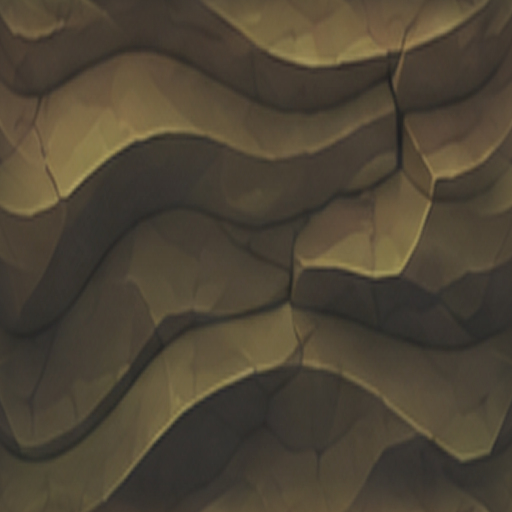
#> input picture TilesetExperiment/IMG_9471_BaseColor.png, 512 x 512 px; its folder holds 6 pictures in this run
$ python variants.py
#> lines starting #> are read from the running program, lines starting #| are printed output that depends on the picture
"""崖壁变体处理（负责人 2026-11-13）：TilesetExperiment/Variants_GPT/<套>/<尺寸>_v<n>.png → processed/<尺寸>_v<n>_BaseColor.png、_Normal.png。

每张：取中间挖空区域 → 颜色均值 / 方差对齐基础块 → 外圈 BAND px 渐变成基础块（和任何邻块无缝）→
按 67% 流程算高度（周期）→ 周期域贪心插点三角化求面法线 → 法线外圈同样渐变成基础块法线。
最后输出一张 8×3 格的墙（基础块 + 变体混铺）和只有基础块的墙并排对比：processed/preview.png。

用法：python variants.py [套名…]   （默认三套；需要 numpy、pillow、scipy）
"""
import sys
from pathlib import Path
import numpy as np
from PIL import Image
from scipy.spatial import Delaunay

REPO = Path(__file__).resolve().parents[2]
X = REPO / 'TilesetExperiment'
C = 512
BAND = 56
SETS = {'Swamp_OliveStrata': ('IMG_9471_BaseColor.png', 'IMG_9471_Normal_Periodic512.png'),
        'Forest_RustCrag': ('Redo/Forest_Cliff_BaseColor.png', 'Redo/Forest_Cliff_Normal_Periodic512.png'),
        'Human_Limestone': ('IMG_9485_BaseColor.png', 'IMG_9485_Normal_Periodic512.png')}
SIZES = {'2x1': (2, 1), '1x2': (1, 2), '2x2': (2, 2)}
W9 = [.051, .0918, .12245, .1531, .1633, .1531, .12245, .0918, .051]
q8 = lambda a: np.rint(np.clip(a, 0, 1) * 255) / 255

# [53 lines left out: functions height67, facet_normals, band_weight, not called in this run]

def load(p): return np.asarray(Image.open(p).convert('RGB'), float) / 255

def process(name):
    cpath, npath = SETS[name]
    base = load(X / cpath); bn = load(X / npath) * 2 - 1
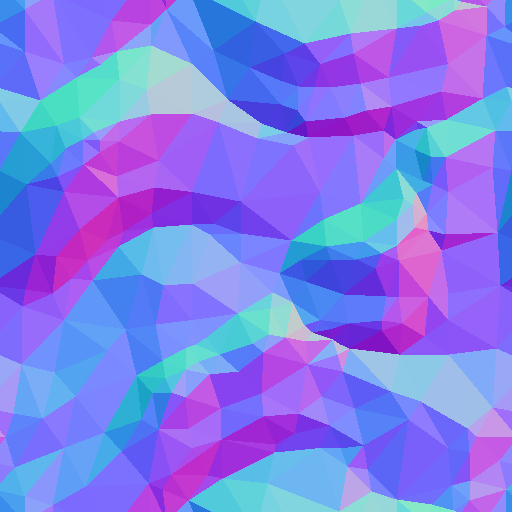
#> input picture TilesetExperiment/IMG_9471_Normal_Periodic512.png, 512 x 512 px
    d = X / 'Variants_GPT' / name; out = d / 'processed'; out.mkdir(exist_ok=True)
    made = {}
    for f in sorted(d.glob('*_v*.png')):
        size, ver = f.stem.split('_')
        w, h = SIZES[size]
        img = Image.open(f).convert('RGB')
        if img.size != ((w + 1) * C, (h + 1) * C):
            img = img.resize(((w + 1) * C, (h + 1) * C), Image.LANCZOS)
        a = np.asarray(img, float) / 255
        hole = a[C // 2:C // 2 + h * C, C // 2:C // 2 + w * C]
        bt = np.tile(base, (h, w, 1)); bnt = np.tile(bn, (h, w, 1))
        hole = (hole - hole.mean((0, 1))) / (hole.std((0, 1)) + 1e-6) * bt.std((0, 1)) + bt.mean((0, 1))   # 色调对齐
        wgt = band_weight(h * C, w * C)
        col = np.clip(bt * (1 - wgt) + hole * wgt, 0, 1)
        z = .5 * (height67(col) - .5) * C
        nn = facet_normals(z, 256 * w * h)
        nn = bnt * (1 - wgt) + nn * wgt; nn /= np.linalg.norm(nn, axis=2, keepdims=True)
        Image.fromarray(np.uint8(np.rint(col * 255))).save(out / f'{size}_{ver}_BaseColor.png')
        Image.fromarray(np.uint8(np.clip(np.rint((nn * .5 + .5) * 255), 0, 255))).save(out / f'{size}_{ver}_Normal.png')
        made[f'{size}_{ver}'] = (col, nn)
        print(name, size, ver, 'ok')
    # 预览：8×3 格的墙，基础块 + 变体混铺；左边只有基础块
    def wall(use):
#> called with use = False
        Wc, Hc = 8, 3
        cc = np.tile(base, (Hc, Wc, 1)); nc = np.tile(bn, (Hc, Wc, 1))
#> after `cc = np.tile(base, (Hc, Wc, 1))`:
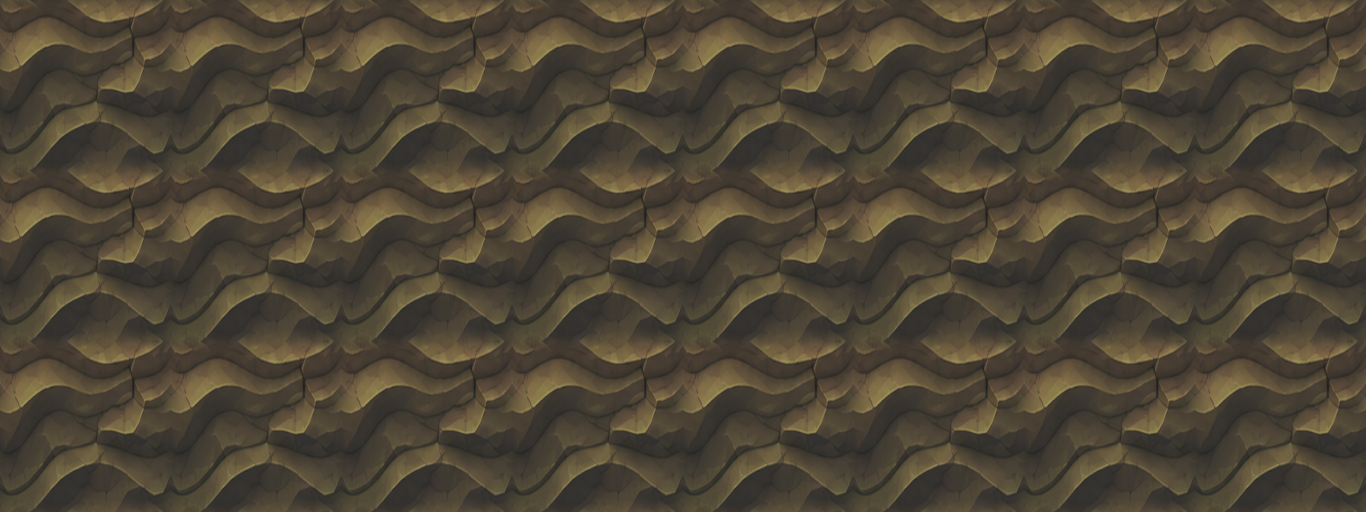
#> cc: shape (1536, 4096, 3) float64 (shown at 1/3 size); mean R, G, B 0.305, 0.271, 0.211
#> after `nc = np.tile(bn, (Hc, Wc, 1))`:
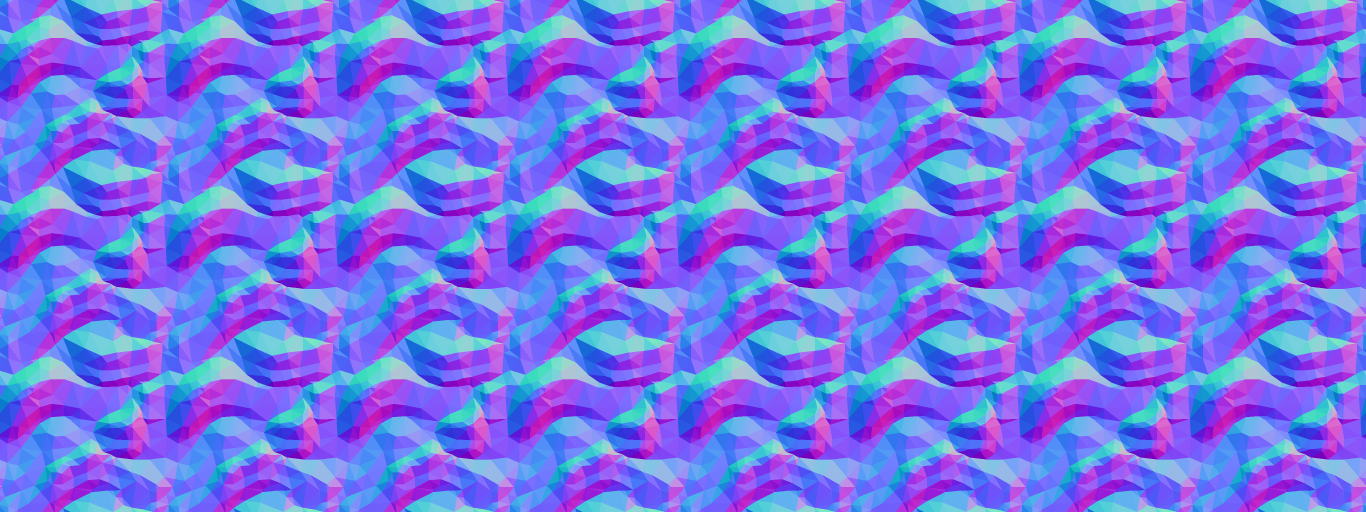
#> nc: shape (1536, 4096, 3) float64 (shown at 1/3 size); mean R, G, B -0.000559, -0.00753, 0.847; drawn with min black and max white
        if use:
            plan = [('2x2_v1', 1, 0), ('2x1_v1', 4, 0), ('1x2_v1', 6, 1), ('2x1_v2', 3, 2), ('1x2_v2', 0, 1)]
            for key, cx, cy in plan:
                if key not in made: continue
                c_, n_ = made[key]; hh, ww = c_.shape[:2]
                if cy * C + hh > Hc * C or cx * C + ww > Wc * C: continue
                cc[cy * C:cy * C + hh, cx * C:cx * C + ww] = c_; nc[cy * C:cy * C + hh, cx * C:cx * C + ww] = n_
        L = np.array([-.7, .5, 1]); L /= np.linalg.norm(L)
        lit = cc * (np.clip((nc * L).sum(2), 0, 1)[..., None] * 1.2 + .15)
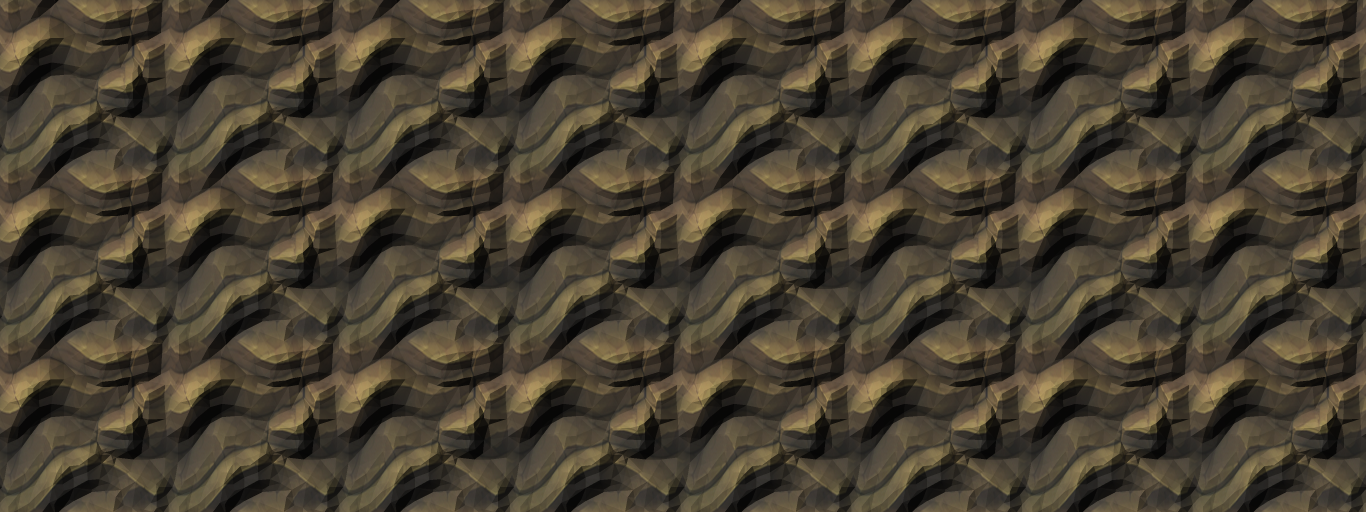
#> lit: shape (1536, 4096, 3) float64 (shown at 1/3 size); mean R, G, B 0.286, 0.253, 0.195
        return np.clip(lit, 0, 1)
    pv = np.concatenate([wall(False), np.zeros((3 * C, 24, 3)), wall(True)], 1)
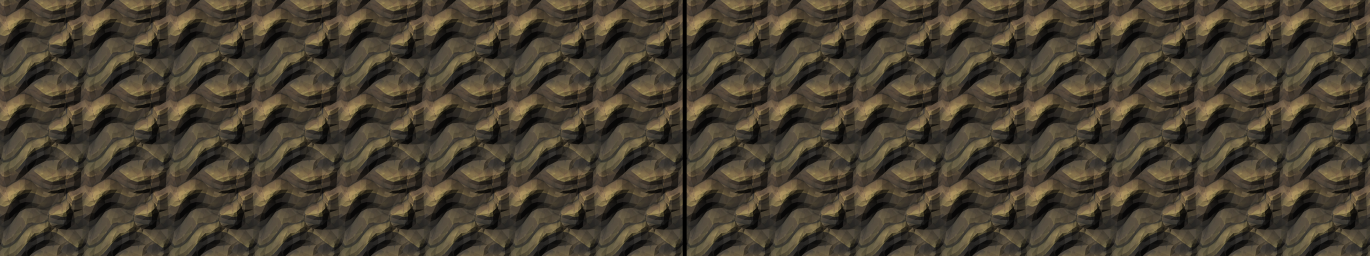
#> pv: shape (1536, 8216, 3) float64 (shown at 1/6 size); mean of channels 0, 1, 2 0.285, 0.252, 0.195; drawn as R, G, B
    Image.fromarray(np.uint8(pv * 255)).resize((pv.shape[1] // 3, pv.shape[0] // 3), Image.LANCZOS).save(out / 'preview.png')

if __name__ == '__main__':
    for n in (sys.argv[1:] or list(SETS)):
        process(n)
#> pass 2 of the loop `for n in (sys.argv[1:] or list(SETS)):`:
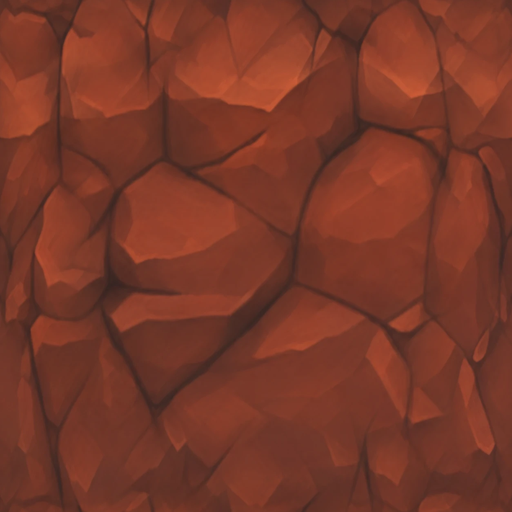
#> input picture TilesetExperiment/Redo/Forest_Cliff_BaseColor.png, 512 x 512 px
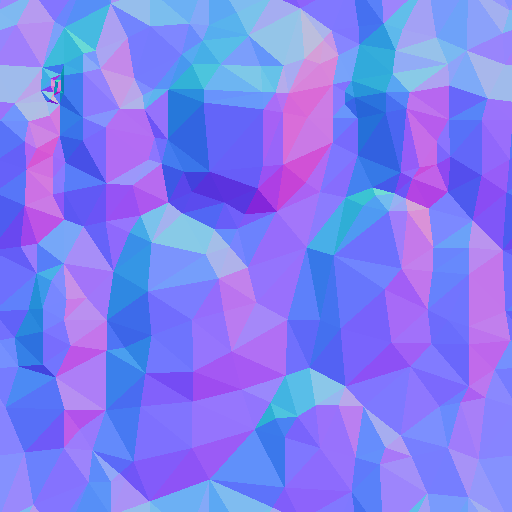
#> input picture TilesetExperiment/Redo/Forest_Cliff_Normal_Periodic512.png, 512 x 512 px
#> in process (call 2), `pv = np.concatenate([wall(False), np.zeros((3 * C, 24, 3)), wall(True)..`:
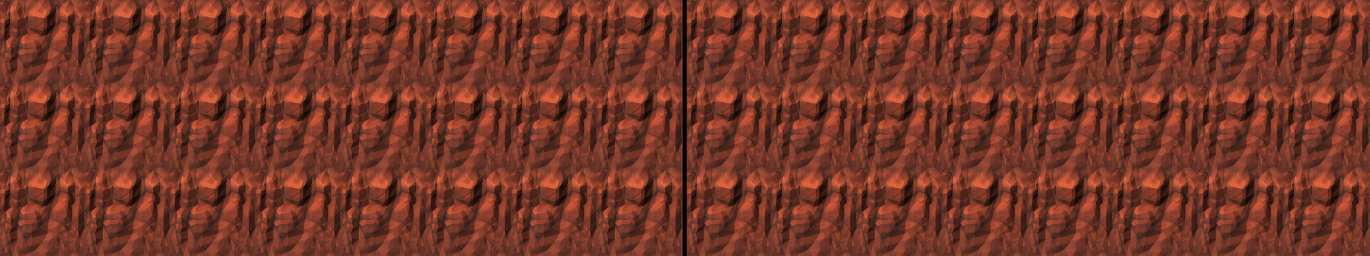
#> pv: shape (1536, 8216, 3) float64 (shown at 1/6 size); mean of channels 0, 1, 2 0.462, 0.218, 0.158; drawn as R, G, B
#> (the run stopped early here; a loop or call above may not have finished)
